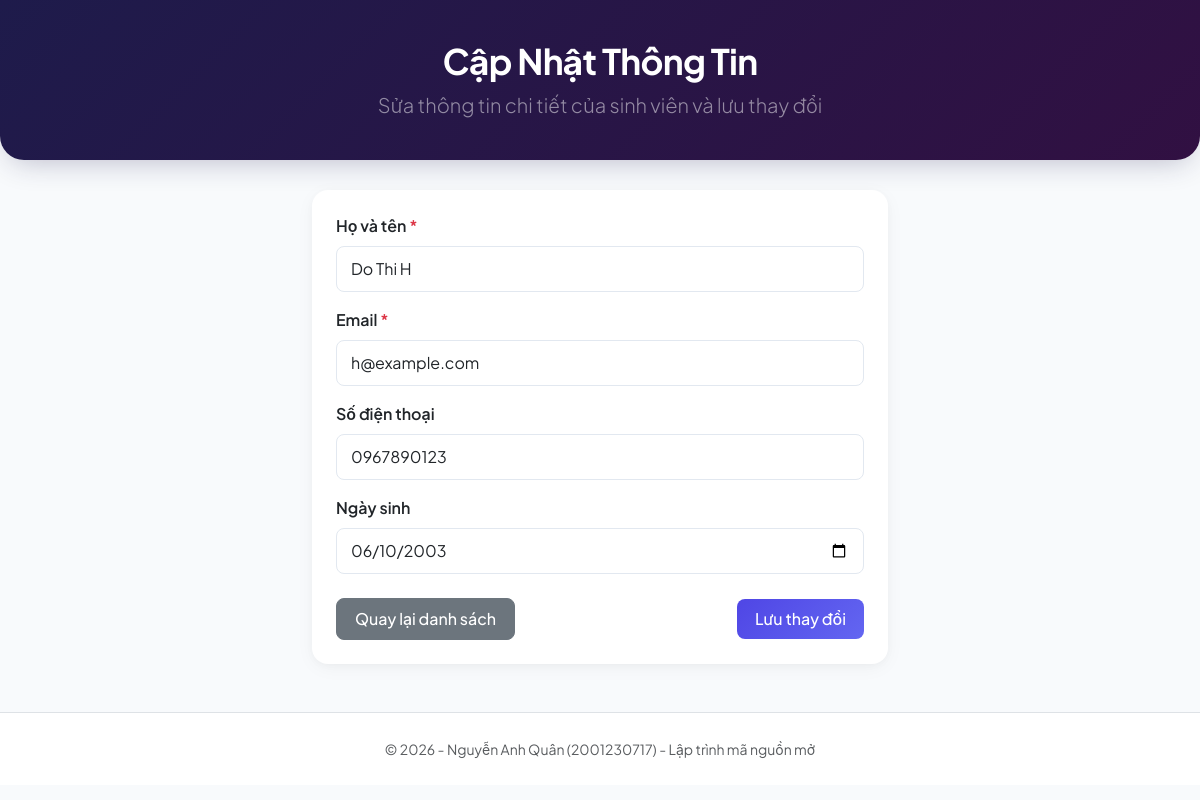
Screenshot of /edit_student.php?id=8 with the database file from the repository.
### tables this page shows
CREATE TABLE IF NOT EXISTS students (
    id INT AUTO_INCREMENT PRIMARY KEY,
    name VARCHAR(100) NOT NULL,
    email VARCHAR(100) UNIQUE,
    phone VARCHAR(20),
    birthday DATE  
);

### edit_student.php (the view, shortened to what this page needs)
<?php
require 'connect.php';
$student = null;
if (isset($_GET['id'])) {
    $id = (int)$_GET['id'];
    try {
        $stmt = $conn->prepare("SELECT * FROM students WHERE id = ?");
        $stmt->execute([$id]);
        $student = $stmt->fetch(PDO::FETCH_ASSOC);
    } catch (PDOException $e) {
        $error = 'Lỗi cơ sở dữ liệu: ' . $e->getMessage();
    }
} else {
    header("Location: list_students.php");
    exit;
}
?>
<!DOCTYPE html>
<html lang="vi">
<head>
    <link href="https://cdn.jsdelivr.net/npm/bootstrap@5.3.0/dist/css/bootstrap.min.css" rel="stylesheet">
    <link href="style.css" rel="stylesheet">
</head>
<body>
    <header class="app-header">
        <div class="container text-center">
            <h1 class="app-title">Cập Nhật Thông Tin</h1>
            <p class="lead mb-0 text-white-50">Sửa thông tin chi tiết của sinh viên và lưu thay đổi</p>
        </div>
    </header>
    <main class="container mb-5" style="max-width: 600px;">
        <div class="card p-4">
            <?php if ($student): ?>
                <form method="post" action="">
                    <div class="mb-3">
                        <label for="name" class="form-label fw-semibold">Họ và tên <span class="text-danger">*</span></label>
                        <input type="text" class="form-control" id="name" name="name"
                               value="<?= htmlspecialchars($student['name']) ?>" required>
                    </div>
                    <div class="mb-3">
                        <label for="email" class="form-label fw-semibold">Email <span class="text-danger">*</span></label>
                        <input type="email" class="form-control" id="email" name="email"
                               value="<?= htmlspecialchars($student['email']) ?>" required>
                    </div>
                    <div class="mb-3">
                        <label for="phone" class="form-label fw-semibold">Số điện thoại</label>
                        <input type="text" class="form-control" id="phone" name="phone"
                               value="<?= htmlspecialchars($student['phone'] ?: '') ?>">
                    </div>
                    <div class="mb-4">
                        <label for="birthday" class="form-label fw-semibold">Ngày sinh</label>
                        <input type="date" class="form-control" id="birthday" name="birthday"
                               value="<?= htmlspecialchars($student['birthday'] ?: '') ?>">
                    </div>
                    <div class="d-flex justify-content-between align-items-center">
                        <a href="list_students.php" class="btn btn-secondary">Quay lại danh sách</a>
                        <button type="submit" class="btn btn-primary">Lưu thay đổi</button>
                    </div>
                </form>
            <?php else: ?>
                <div class="text-center mt-3">
                    <a href="list_students.php" class="btn btn-primary">Quay lại danh sách</a>
                </div>
            <?php endif; ?>
        </div>
    </main>
    <footer class="text-center py-4 bg-white border-top text-muted mt-auto">
        <div class="container">
            <small>&copy; 2026 - Nguyễn Anh Quân (2001230717) - Lập trình mã nguồn mở</small>
        </div>
    </footer>
</body>
</html>

### style.css (style rules this page uses)
:root { --primary-color: #4f46e5; --primary-hover: #4338ca; --secondary-color: #06b6d4; --background-color: #f8fafc; --card-background: #ffffff; --text-main: #0f172a; --text-muted: #64748b; --border-color: #e2e8f0; }
body { font-family: 'Plus Jakarta Sans', -apple-system, BlinkMacSystemFont, "Segoe UI", Roboto, sans-serif; background-color: var(--background-color); color: var(--text-main); min-height: 100vh; }
.card { border: none; border-radius: 16px; box-shadow: 0 4px 20px -2px rgba(0, 0, 0, 0.05), 0 2px 8px -1px rgba(0, 0, 0, 0.03); background-color: var(--card-background); }
.btn-primary { background: linear-gradient(135deg, var(--primary-color), #6366f1) !important; border: none !important; border-radius: 8px !important; padding: 8px 18px !important; font-weight: 500 !important; transition: all 0.2s ease !important; }
.btn-secondary { border-radius: 8px !important; padding: 8px 18px !important; font-weight: 500 !important; }
.form-control, .form-select { border-radius: 8px !important; border: 1px solid var(--border-color) !important; padding: 10px 14px !important; transition: all 0.2s !important; }
.app-header { background: linear-gradient(135deg, #1e1b4b, #311042); color: white; padding: 40px 0; margin-bottom: 30px; border-radius: 0 0 24px 24px; box-shadow: 0 10px 30px -10px rgba(30, 27, 75, 0.3); }
.app-title { font-weight: 700; font-size: 2.2rem; letter-spacing: -0.02em; }

### rows the page displays
students: name "Do Thi H", email "h@example.com", phone "0967890123", birthday "06/10/2003"
